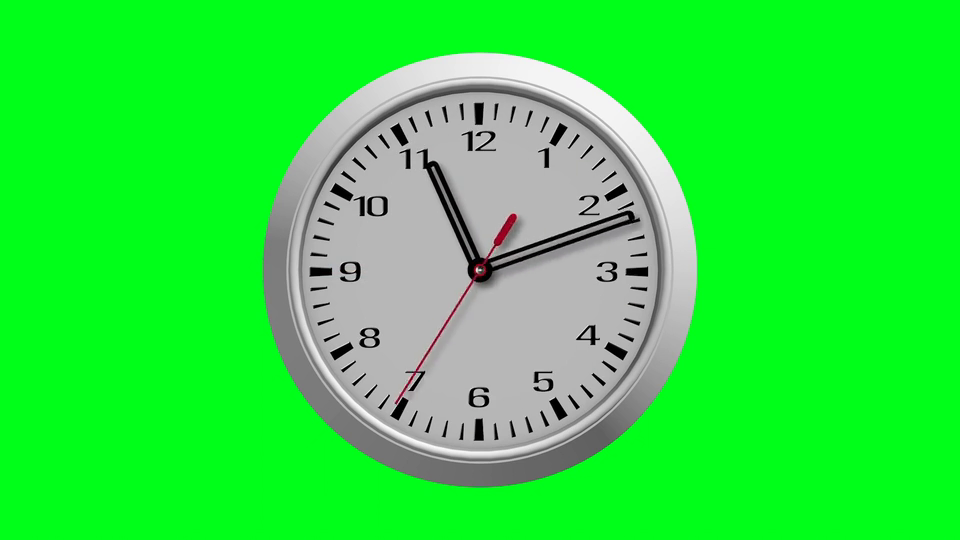
#> input picture CVis_2425_Assign1_JohnDoe_JaneDoe/data/clock.png, 960 x 540 px, found by its file name
$ python script_3.py
#> lines starting #> are read from the running program, lines starting #| are printed output that depends on the picture; after the words box and inside, x2 and y2 are one past the last pixel; in counts of white or black regions, pixels touching at a corner belong together
import cv2
import numpy as np
import os
import math

# Paths to images and threshold files
image_path = 'project/CV_isfun/CVis_2425_Assign1_JohnDoe_JaneDoe/data/clock.png'
threshold_file_second = 'threshold_values_seconds.txt'
threshold_file_minute_hour = 'threshold_values_minute_hour.txt'

# Function to read HSV threshold values from a file
def load_threshold_values(file_path):
    if os.path.exists(file_path):
        with open(file_path, 'r') as file:
            values = [int(line.strip()) for line in file.readlines()]
            return tuple(values[:6])
    else:
        # Default values if file doesn't exist
        return (0, 50, 50, 10, 255, 255)

# Function to save HSV threshold values to a file
def save_threshold_values(file_path, values):
    with open(file_path, 'w') as file:
        for value in values:
            file.write(f"{value}\n")


# Function to determine the hour from the angles
def determine_time(hour_angle, minute_angle, second_angle):
    # Convert angles to approximate times
    hours = int((hour_angle % 360) / 30)  # 360 degrees / 12 hours = 30 degrees/hour
    minutes = int((minute_angle % 360) / 6)  # 360 degrees / 60 minutes = 6 degrees/minute
    seconds = int((second_angle % 360) / 6)  # 360 degrees / 60 seconds = 6 degrees/second

    return hours, minutes, seconds

# Load initial threshold values
(lower_h, lower_s, lower_v, upper_h, upper_s, upper_v) = load_threshold_values(threshold_file_minute_hour)

# Set up trackbars to adjust HSV ranges
def nothing(x):
    pass

cv2.namedWindow("Trackbars")
cv2.createTrackbar("Lower H", "Trackbars", lower_h, 179, nothing)
cv2.createTrackbar("Lower S", "Trackbars", lower_s, 255, nothing)
cv2.createTrackbar("Lower V", "Trackbars", lower_v, 255, nothing)
cv2.createTrackbar("Upper H", "Trackbars", upper_h, 179, nothing)
cv2.createTrackbar("Upper S", "Trackbars", upper_s, 255, nothing)
cv2.createTrackbar("Upper V", "Trackbars", upper_v, 255, nothing)

# Load and process the image
image = cv2.imread(image_path)
#> image is the input picture: shape (540, 960, 3); mean B, G, R 64.6, 228.7, 46.9
blurred = cv2.GaussianBlur(image, (5, 5), 0)
gray = cv2.cvtColor(blurred, cv2.COLOR_BGR2GRAY)
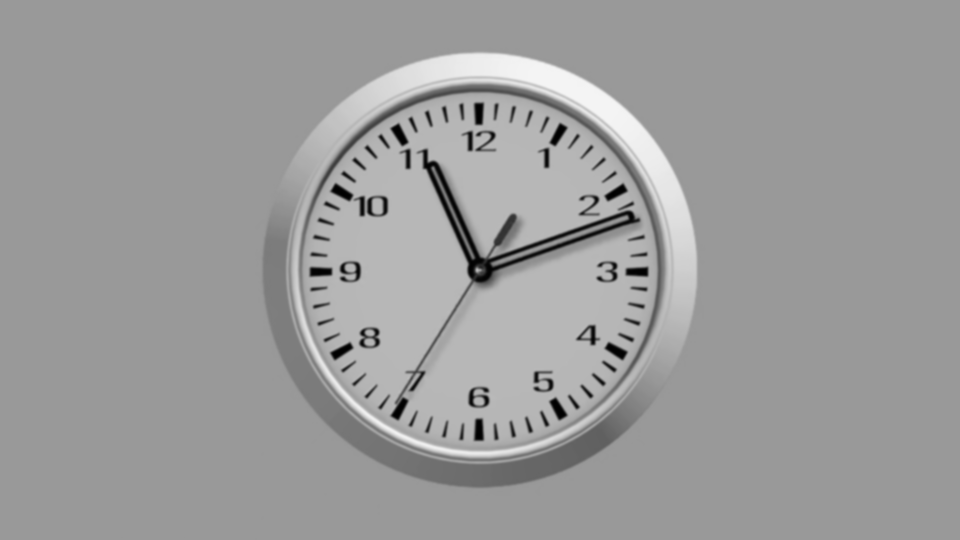
#> gray: shape (540, 960); min 0, max 244, mean 156
circles = cv2.HoughCircles(gray, cv2.HOUGH_GRADIENT, dp=1.5, minDist=100, minRadius=100)
#> circles = [[480.8, 267.8, 189.6]]

if circles is not None:
    circles = np.round(circles[0, :]).astype("int")
#> circles = [[481, 268, 190]]
    for (x, y, r) in circles:
        center = (x, y)  # Clock's center
#> center = (481, 268)
        cv2.circle(image, center, r, (0, 0, 0), 2)
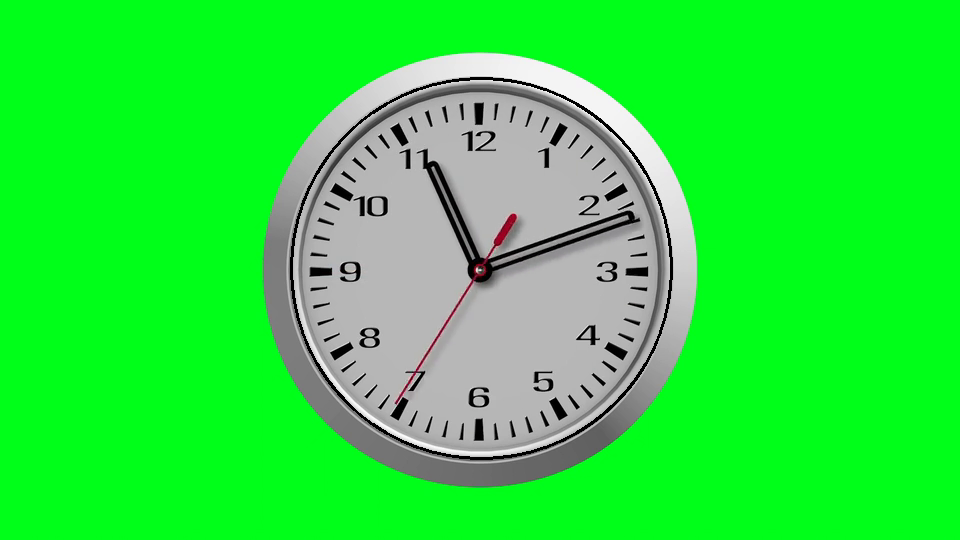
#> image: shape (540, 960, 3); 0.68% of pixels changed, all inside (x1, y1, x2, y2) = (290, 77, 673, 460)

        mask = np.zeros_like(blurred)
        cv2.circle(mask, center, r, (255, 255, 255), -1)
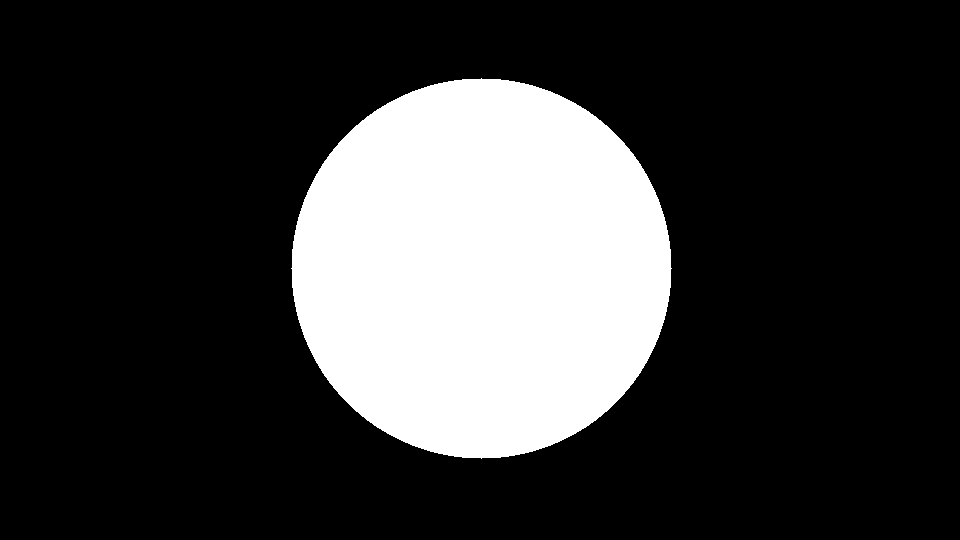
#> mask: shape (540, 960, 3); 21.9% white; 1 white region, box (x1, y1, x2, y2) and area: (291, 78, 672, 459) 113369
        masked_img = cv2.bitwise_and(blurred, mask)
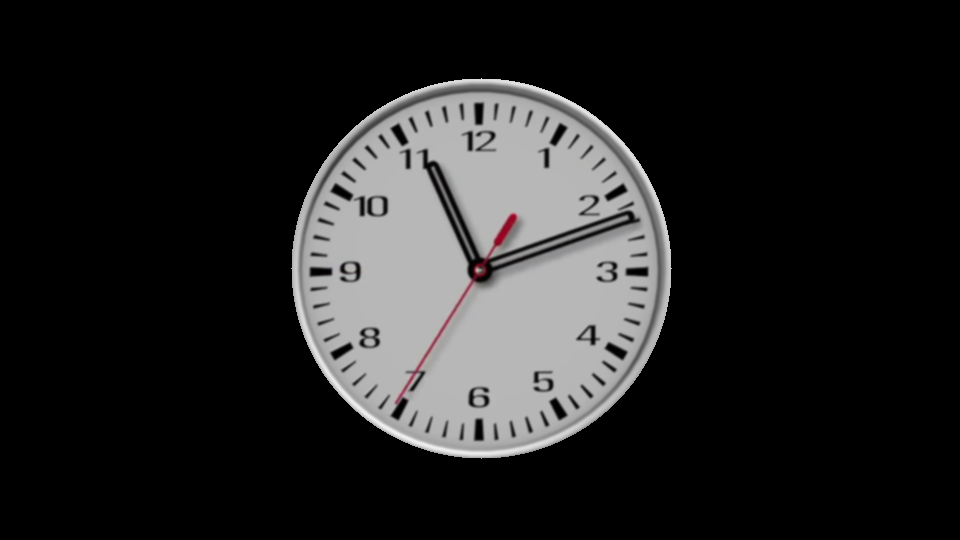
#> masked_img: shape (540, 960, 3); mean B, G, R 35.4, 35.3, 35.6

        KERNEL = np.array([[0, 0, 0], [0, 1.5, 0], [0, 0, 0]])
        masked_img_1 = cv2.filter2D(masked_img, -1, KERNEL)
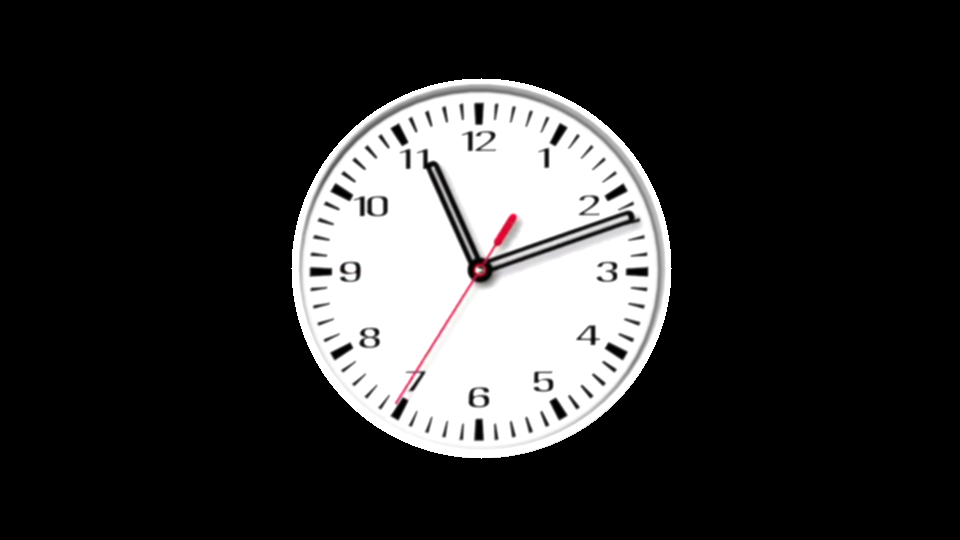
#> masked_img_1: shape (540, 960, 3); mean B, G, R 50.1, 50.1, 50.3
        hsv = cv2.cvtColor(masked_img_1, cv2.COLOR_BGR2HSV)
#> hsv: shape (540, 960, 3); mean H, S, V 1.5, 0.5, 50.4
        hsv2 = cv2.cvtColor(masked_img, cv2.COLOR_BGR2HSV)
#> hsv2: shape (540, 960, 3); mean H, S, V 2, 0.5, 35.6

        # Get current HSV range from trackbars
        lower_h = cv2.getTrackbarPos("Lower H", "Trackbars")
        lower_s = cv2.getTrackbarPos("Lower S", "Trackbars")
        lower_v = cv2.getTrackbarPos("Lower V", "Trackbars")
        upper_h = cv2.getTrackbarPos("Upper H", "Trackbars")
        upper_s = cv2.getTrackbarPos("Upper S", "Trackbars")
        upper_v = cv2.getTrackbarPos("Upper V", "Trackbars")

        lower_red = np.array([104, 17, 90])
        upper_red = np.array([231, 255, 255])
        lower_2 = np.array([0, 0, 0])
        upper_2 = np.array([179, 255, 158])

        mask1 = cv2.inRange(hsv, lower_red, upper_red)  # For second hand
#> mask1: shape (540, 960); 0.27% white; 2 white regions (1 under 20 px), largest, box (x1, y1, x2, y2) and area: (394, 213, 520, 406) 1399
        mask2 = cv2.inRange(hsv2, lower_2, upper_2)     # For minute and hour hands
#> mask2: shape (540, 960); 83% white; 12 black regions (2 under 20 px), largest, box (x1, y1, x2, y2) and area: (291, 78, 672, 458) 87614, (373, 199, 382, 214) 127, (346, 264, 355, 272) 57
        kernel1 = np.ones((3, 3), np.uint8)
        mask2 = cv2.erode(mask2, kernel1, iterations=3)
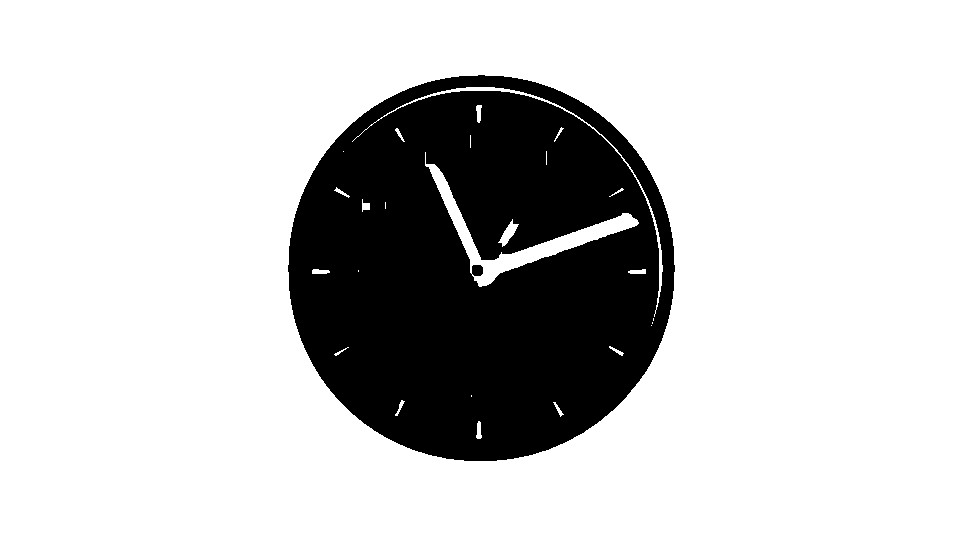
#> mask2: shape (540, 960); 78.4% white; 1 black region, box (x1, y1, x2, y2) and area: (288, 75, 675, 461) 112006
        mask1_1 = cv2.dilate(mask1, kernel1, iterations=1)
#> mask1_1: shape (540, 960); 0.4% white; 1 white region, box (x1, y1, x2, y2) and area: (393, 212, 521, 407) 2094
        mask3 = mask2 - mask1_1

        mask3 = cv2.erode(mask3, kernel1, iterations=4)
#> mask3: shape (540, 960); 76.2% white; 1 black region, box (x1, y1, x2, y2) and area: (284, 71, 679, 465) 123327
        mask3 = cv2.dilate(mask3, kernel1, iterations=3)
#> mask3: shape (540, 960); 77.5% white; 1 black region, box (x1, y1, x2, y2) and area: (287, 74, 676, 462) 116740

        # Create a mask to black out the area outside the circle
        height, width = mask3.shape[:2]
#> height = 540; width = 960
        circle_mask = np.zeros((height, width), dtype=np.uint8)

        # Fill the circle area with white (255)
        cv2.circle(circle_mask, center, r, (255), thickness=-1)

        # Apply the mask to keep the area inside the circle and black out the outside
        mask3 = cv2.bitwise_and(mask3, mask3, mask=circle_mask)
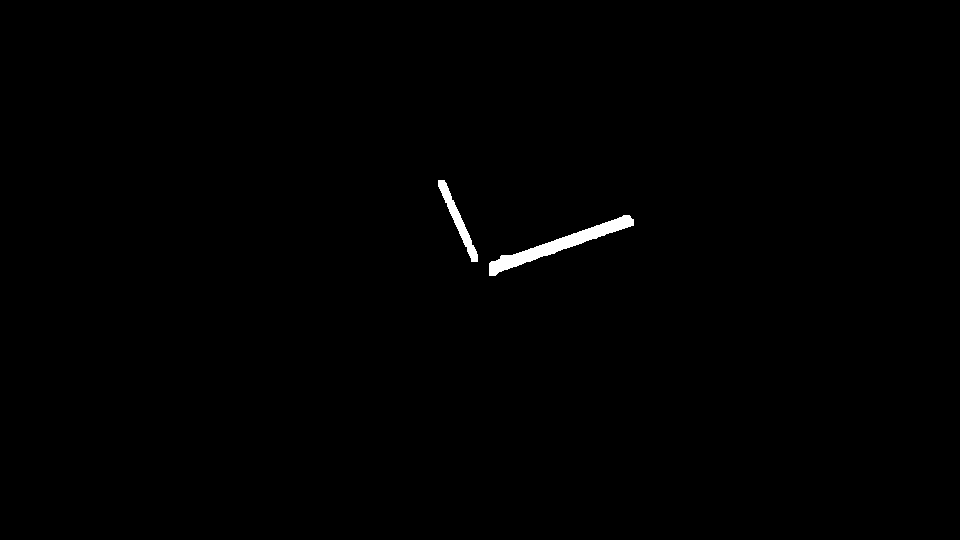
#> mask3: shape (540, 960); 0.5% white; 2 white regions

        # Find contours
        contours, _ = cv2.findContours(mask1, cv2.RETR_EXTERNAL, cv2.CHAIN_APPROX_SIMPLE)  # Second hand
#> contours = 2 contours, 1 with area under 20; largest, box (x1, y1, x2, y2) and area: (394, 213, 520, 406) 1220
        contours2, _ = cv2.findContours(mask3, cv2.RETR_EXTERNAL, cv2.CHAIN_APPROX_SIMPLE)  # Minute and hour hands
#> contours2 = 2 contours; box (x1, y1, x2, y2) and area: (489, 215, 634, 276) 1720, (438, 180, 478, 262) 636

        # Get the largest contour as the second hand
        second_tip = None
        if contours:
            largest_second_contour = max(contours, key=cv2.contourArea)
#> largest_second_contour = contour of 279 points, box (x1, y1, x2, y2) (394, 213, 520, 406), area 1220
            second_tip = tuple(largest_second_contour[largest_second_contour[:, :, 1].argmax()][0])  # Bottom-most point
#> second_tip = (396, 405)

        # Get two largest contours for hour and minute hands
        if len(contours2) >= 2:
            contours2 = sorted(contours2, key=cv2.contourArea, reverse=True)
            minute_hand_contour = contours2[0]  # Largest contour is minute hand
#> minute_hand_contour = contour of 183 points, box (x1, y1, x2, y2) (489, 215, 634, 276), area 1720
            hour_hand_contour = contours2[1]    # Second largest is hour hand
#> hour_hand_contour = contour of 130 points, box (x1, y1, x2, y2) (438, 180, 478, 262), area 636

            minute_tip = tuple(minute_hand_contour[minute_hand_contour[:, :, 1].argmin()][0])  # Top-most point for minute
#> minute_tip = (623, 215)
            hour_tip = tuple(hour_hand_contour[hour_hand_contour[:, :, 1].argmin()][0])        # Top-most point for hour
#> hour_tip = (438, 180)

            # Calculate angles for minute, hour, and second hands
            if second_tip:
                print(f"Second Hand: {second_tip}")
#| Second Hand: (396, 405)
                print(f"center: {center}")
#| center: (481, 268)
                # cv2.circle(image, second_tip, 5, (0, 0, 255), -1)
                # cv2.circle(image, center, 5, (0, 0, 255), -1)
                second_angle = math.degrees(math.atan2(y - second_tip[1], x - second_tip[0])) -90
#> second_angle = -148.2
                print(f"Second Hand Angle: {second_angle:.2f} degrees")
#| Second Hand Angle: -148.18 degrees
                second = int(((second_angle + 360) % 360) / 360 * 60) if second_angle is not None else 0
#> second = 35
                print(f"Second Hand: {second}")
#| Second Hand: 35

            if minute_tip:
                print(f"Minute Hand: {minute_tip}")
#| Minute Hand: (623, 215)
                print(f"center: {center}")
#| center: (481, 268)
                # cv2.circle(image, minute_tip, 5, (255, 0, 0), -1)
                # cv2.circle(image, center, 5, (255, 0, 0), -1)
                minute_angle = math.degrees(math.atan2(y - minute_tip[1], x - minute_tip[0])) -90
#> minute_angle = 69.53
                print(f"Minute Hand Angle: {minute_angle:.2f} degrees")
#| Minute Hand Angle: 69.53 degrees
                minute = int(((minute_angle + 360) % 360) / 360 * 60) if minute_angle is not None else 0
#> minute = 11
                print(f"Minute Hand: {minute}")
#| Minute Hand: 11


            if hour_tip:
                print(f"Hour Hand: {hour_tip}")
#| Hour Hand: (438, 180)
                print(f"center: {center}")
#| center: (481, 268)
                # cv2.circle(image, hour_tip, 5, (0, 0, 255), -1)
                # cv2.circle(image, center, 5, (0, 0, 255), -1)
                hour_angle = math.degrees(math.atan2(y - hour_tip[1], x - hour_tip[0])) -90
#> hour_angle = -26.04
                print(f"Hour Hand Angle: {hour_angle:.2f} degrees")
#| Hour Hand Angle: -26.04 degrees
                hour = int(((hour_angle + 360) % 360) / 360 * 12) if hour_angle is not None else 0
#> hour = 11
                print(f"Hour Hand: {hour}")
#| Hour Hand: 11


            # Plot contours for debugging
            # cv2.drawContours(image, contours, -1, (0, 255, 0), 2)      # Second hand in green
            # cv2.drawContours(image, [minute_hand_contour], -1, (255, 0, 0), 2)  # Minute hand in blue
            # cv2.drawContours(image, [hour_hand_contour], -1, (0, 0, 255), 2)    # Hour hand in red

cv2.putText(image, f"Time: {hour:02d}:{minute:02d}:{second:02d}", (10, 50), cv2.FONT_HERSHEY_SIMPLEX, 1, (255, 0, 0), 2)


cv2.imshow('Masked Image', masked_img_1)
cv2.imshow('HSV Image', hsv)
cv2.imshow('Mask1', mask1)   # Second hand
cv2.imshow('Mask3', mask3)   # Minute and hour hands
cv2.imshow('Input Image', image)


# Save threshold values and clean up
save_threshold_values(threshold_file_minute_hour, [lower_h, lower_s, lower_v, upper_h, upper_s, upper_v])
cv2.waitKey(0)
cv2.destroyAllWindows()
